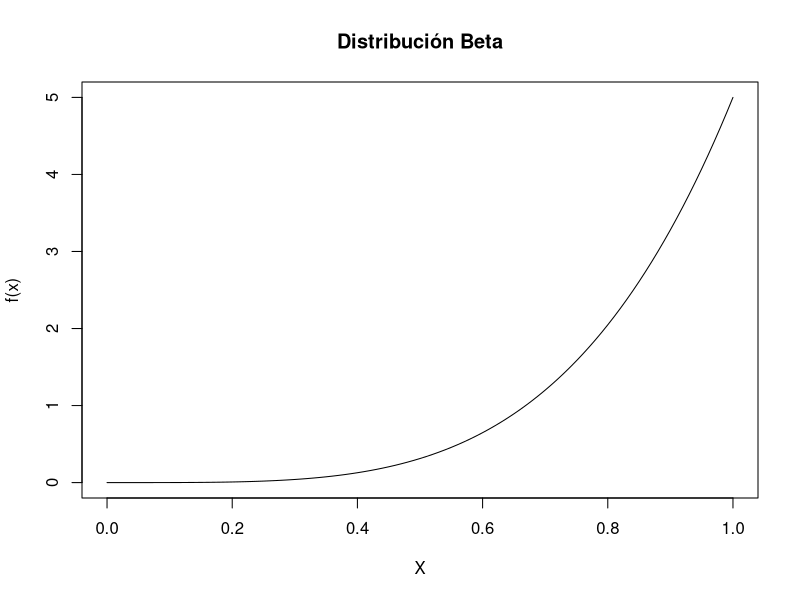
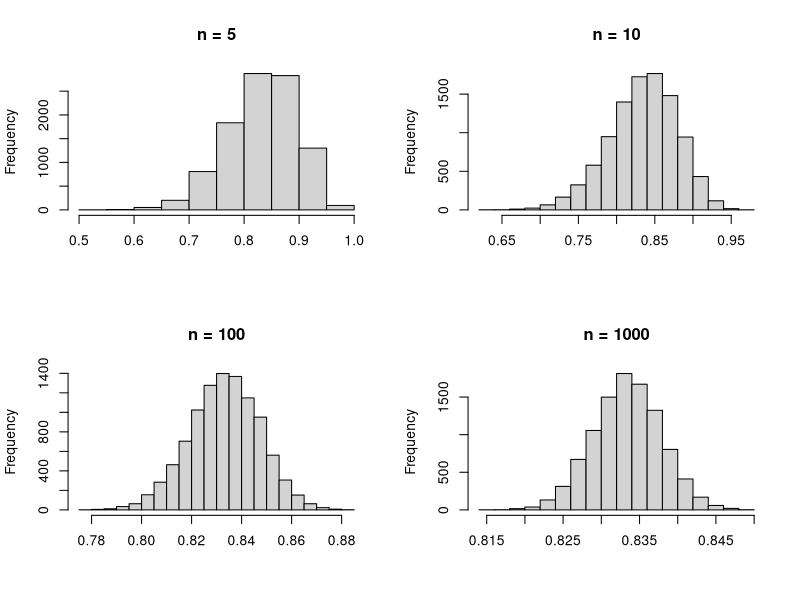

Write the R code that produced these figures, in order.
# Reto01: Teorema del Límite Central
"La distribución Beta es una función de distribución continua definida en el intervalo [0,1],
por lo que sus mayores aplicaciones están en la modelación de variables aleatoria que 
representan proporciones o porcentajes.

Esta función de distribución tiene dos parámetros alpha (a) y beta (b), los cuales definen 
la forma de la distribución. El promedio y la varianza se calculan como:
E(X) = a/(a+b)
Var(x) = (ab)/((a+b+1)*(a+b)**2)"

"1.- Grafica la densidad de la distribución Beta con parámetros a=5,b=1"
a <- 5
b <- 1

curve(dbeta(x, shape1 = a, shape2 = b), 
      from = 0, to = 1, 
      xlab = "X", ylab = "f(x)", main = "Distribución Beta")

"2.- Mediante muestro repetitivo, muestra gráficamente que la distribución del promedio 
de la distribución beta se aproxima a una distribución normal."
par(mfrow=c(2,2))

{sample5 <- c()
  n <- 5
  for (i in 1:10000) {
    sample5[i] <- mean(rbeta(n = n, shape1 = a, shape2 = b))
  }
  hist(sample5, main = "n = 5", xlab = "")}

{sample10 <- c()
  n <- 10
  for (i in 1:10000) {
    sample10[i] <- mean(rbeta(n = n, shape1 = a, shape2 = b))
  }
  hist(sample10, main = "n = 10", xlab = "")}

{sample100 <- c()
  n <- 100
  for (i in 1:10000) {
    sample100[i] <- mean(rbeta(n = n, shape1 = a, shape2 = b))
  }
  hist(sample100, main = "n = 100", xlab = "")}

{sample1000<- c()
  n <- 1000
  for (i in 1:10000) {
    sample1000[i] <- mean(rbeta(n = n, shape1 = a, shape2 = b))
  }
  hist(sample1000, main = "n = 1000", xlab = "")}
dev.off()

"3.- Muestra que el promedio y la desviación estándar del muestreo se aproxima al
promedio y error estándar teóricos de la distribución de la media"
mean(sample1000); a/(a+b)
sd(sample1000); sqrt((a*b)/((a+b+1)*(a+b)**2))/sqrt(1000)
